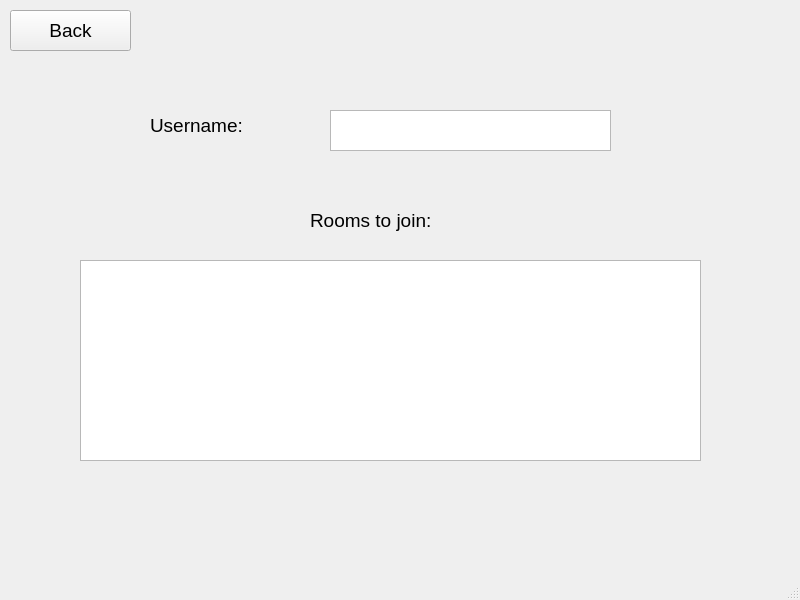
<?xml version="1.0" encoding="UTF-8"?>
<ui version="4.0">
 <class>JoinWindow</class>
 <widget class="QMainWindow" name="JoinWindow">
  <property name="geometry">
   <rect>
    <x>0</x>
    <y>0</y>
    <width>800</width>
    <height>600</height>
   </rect>
  </property>
  <property name="windowTitle">
   <string>MainWindow</string>
  </property>
  <widget class="QWidget" name="centralwidget">
   <widget class="QPushButton" name="PushButton_Back">
    <property name="geometry">
     <rect>
      <x>10</x>
      <y>10</y>
      <width>121</width>
      <height>41</height>
     </rect>
    </property>
    <property name="font">
     <font>
      <pointsize>14</pointsize>
     </font>
    </property>
    <property name="text">
     <string>Back</string>
    </property>
   </widget>
   <widget class="QListView" name="Listview_Rooms">
    <property name="geometry">
     <rect>
      <x>80</x>
      <y>260</y>
      <width>621</width>
      <height>201</height>
     </rect>
    </property>
   </widget>
   <widget class="QLabel" name="Label_Username">
    <property name="geometry">
     <rect>
      <x>150</x>
      <y>100</y>
      <width>161</width>
      <height>51</height>
     </rect>
    </property>
    <property name="font">
     <font>
      <pointsize>14</pointsize>
     </font>
    </property>
    <property name="text">
     <string>Username:</string>
    </property>
   </widget>
   <widget class="QLabel" name="Label_List">
    <property name="geometry">
     <rect>
      <x>310</x>
      <y>200</y>
      <width>171</width>
      <height>41</height>
     </rect>
    </property>
    <property name="font">
     <font>
      <pointsize>14</pointsize>
     </font>
    </property>
    <property name="text">
     <string>Rooms to join:</string>
    </property>
   </widget>
   <widget class="QTextEdit" name="Textedit_Username">
    <property name="geometry">
     <rect>
      <x>330</x>
      <y>110</y>
      <width>281</width>
      <height>41</height>
     </rect>
    </property>
    <property name="font">
     <font>
      <pointsize>16</pointsize>
     </font>
    </property>
   </widget>
  </widget>
  <widget class="QMenuBar" name="menubar">
   <property name="geometry">
    <rect>
     <x>0</x>
     <y>0</y>
     <width>800</width>
     <height>25</height>
    </rect>
   </property>
  </widget>
  <widget class="QStatusBar" name="statusbar"/>
 </widget>
 <resources/>
 <connections/>
</ui>
